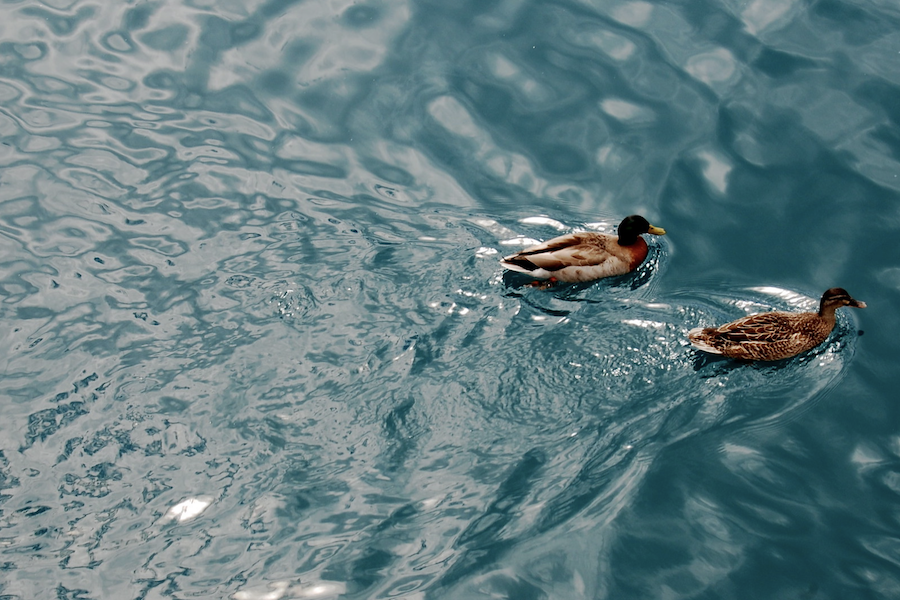
#> input picture images/patos.png, 900 x 600 px, found by its file name
$ python op_or.py
#> lines starting #> are read from the running program, lines starting #| are printed output that depends on the picture
### operaciones_logicas/emparejamiento.py
import cv2

def emparejar_canales(image1, image2):
    # print(f"{image1.shape} {image2.shape}")

    if len(image1.shape) == 3 and len(image2.shape) == 3:
        # ambas img son a color
        pass

    elif len(image1.shape) == 2 and len(image2.shape) == 2:
        # ambas img son a escala de grises
        pass

    else:  # una de las img es a color y la otra en escala de grises
        if len(image1.shape) == 2:  # Si la imagen 1 está en escala de grises, convierte la imagen 2
            image2 = cv2.cvtColor(image2, cv2.COLOR_BGR2GRAY)
        elif len(image2.shape) == 2:  # Si la imagen 2 está en escala de grises, convierte la imagen 1
            image1 = cv2.cvtColor(image1, cv2.COLOR_BGR2GRAY)
    # print(f"{image1.shape} {image2.shape}")

    return image1, image2

# [14 lines that do not run on import are left out]

### operaciones_logicas/op_or.py
import numpy as np
from emparejamiento import emparejar_canales
import cv2

def operacion_or(imagen1, imagen2):
    # Cargando las imágenes
    img1 = imagen1
    img2 = imagen2
    print(f"{img1.shape} {img2.shape}")

    # Verificando que las imágenes se cargaron correctamente
    if img1 is None or img2 is None:
        print("Error!/nNo se pudo cargar alguna de las imagenes")
        return

    # ajustar el tamaño de las img que sean iguales
    if img1.shape != img2.shape:
        # redimensionar imagen2 al tamaño de imagen1
        img2 = cv2.resize(img2, (img1.shape[1], img1.shape[0]))

    img1, img2 = emparejar_canales(img1, img2)
    altura, ancho = img1.shape[:2]
    if len(img1.shape) == 3:  # imagen a color
        canales = img1.shape[2]
        imagen_resultado = np.zeros_like(img1, dtype=np.uint8)
    else:
        canales = 1
        imagen_resultado = np.zeros_like(img1, dtype=np.uint8)

    # empieza desde el margen, no 0
    for y in range(altura):
        for x in range(ancho):
            if canales > 1:
                for c in range(canales):
                    imagen_resultado[y, x, c] = img1[y, x, c] | img2[y, x, c]
            else:
                imagen_resultado[y, x] = img1[y, x] | img2[y, x]


    # resultado_cv2 = cv2.bitwise_and(img2, img1)
    # return imagen_resultado, resultado_cv2
    return imagen_resultado

if __name__ == "__main__":

    image2_path = "C:/Users/Hp245-User/Desktop/openCV/images/patos.png"
    image1_path = "C:/Users/Hp245-User/Desktop/openCV/images/amarilla.png"

    imagen2 = cv2.imread(image2_path)
#> imagen2 is the input picture: shape (600, 900, 3); mean B, G, R 129.2, 124.8, 99.7
    imagen1 = cv2.imread(image1_path)
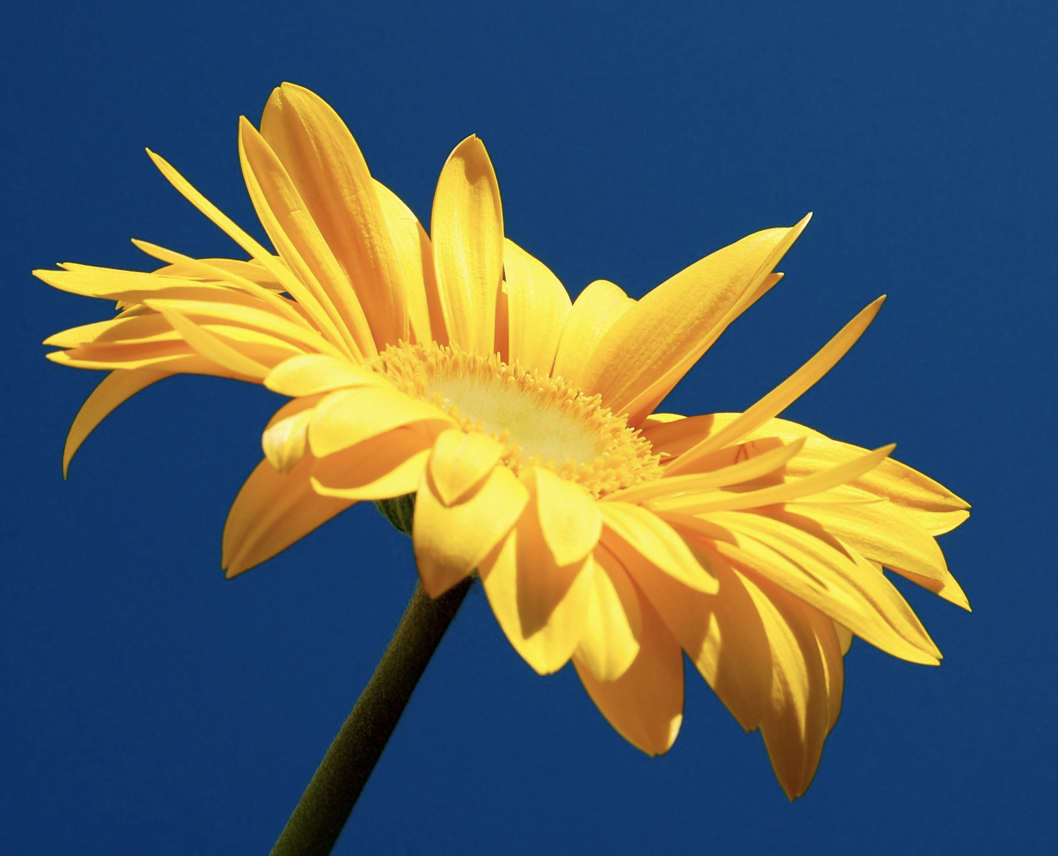
#> input picture images/amarilla.png, 1058 x 856 px, found by its file name
#> imagen1 is the input picture: shape (856, 1058, 3); mean B, G, R 94.7, 96.5, 84.2

    resultado = operacion_or(imagen2, imagen1)
#| (600, 900, 3) (856, 1058, 3)
#> in operacion_or, `img2 = cv2.resize(img2, (img1.shape[1], img1.shape[0]))`:
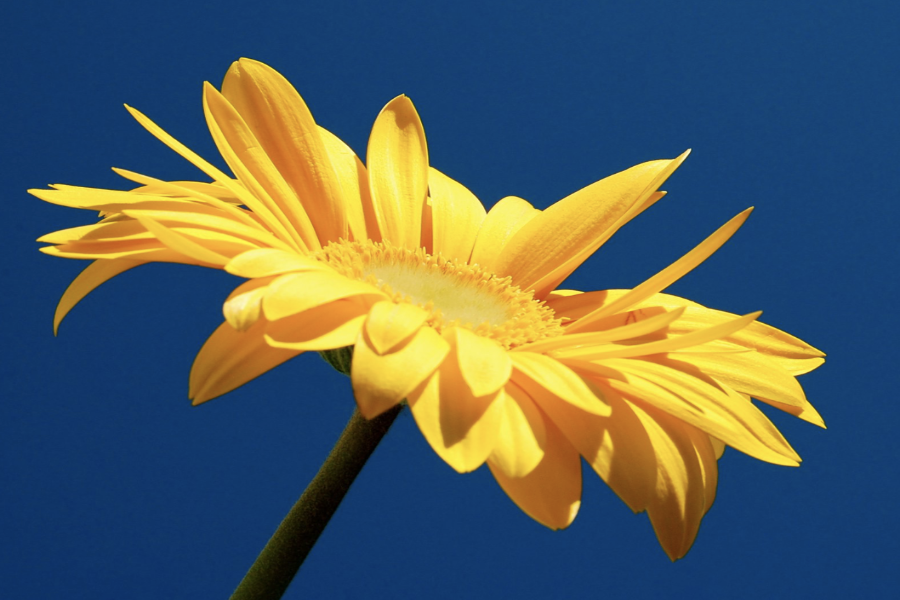
#> img2: shape (600, 900, 3); mean B, G, R 94.6, 96.4, 84.1
#> after the loop in operacion_or, `for y in range(altura):`:
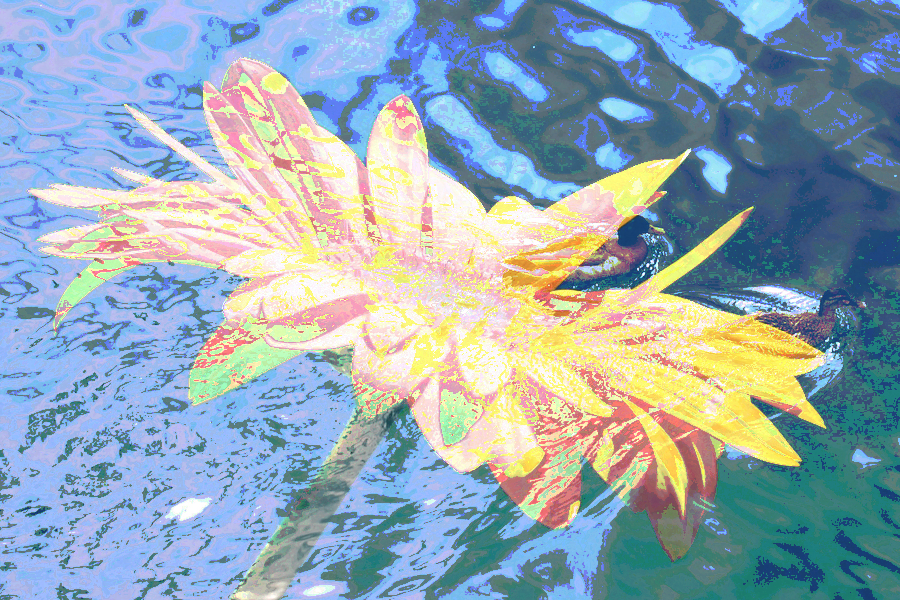
#> imagen_resultado: shape (600, 900, 3); mean B, G, R 180.8, 168.9, 147.9

    # Mostrar las imágenes originales y el resultado
    cv2.imshow('Imagen 1', imagen1)
    cv2.imshow('Imagen 2', imagen2)
    cv2.imshow('Resultado', resultado)
    cv2.waitKey(0)
    cv2.destroyAllWindows()
